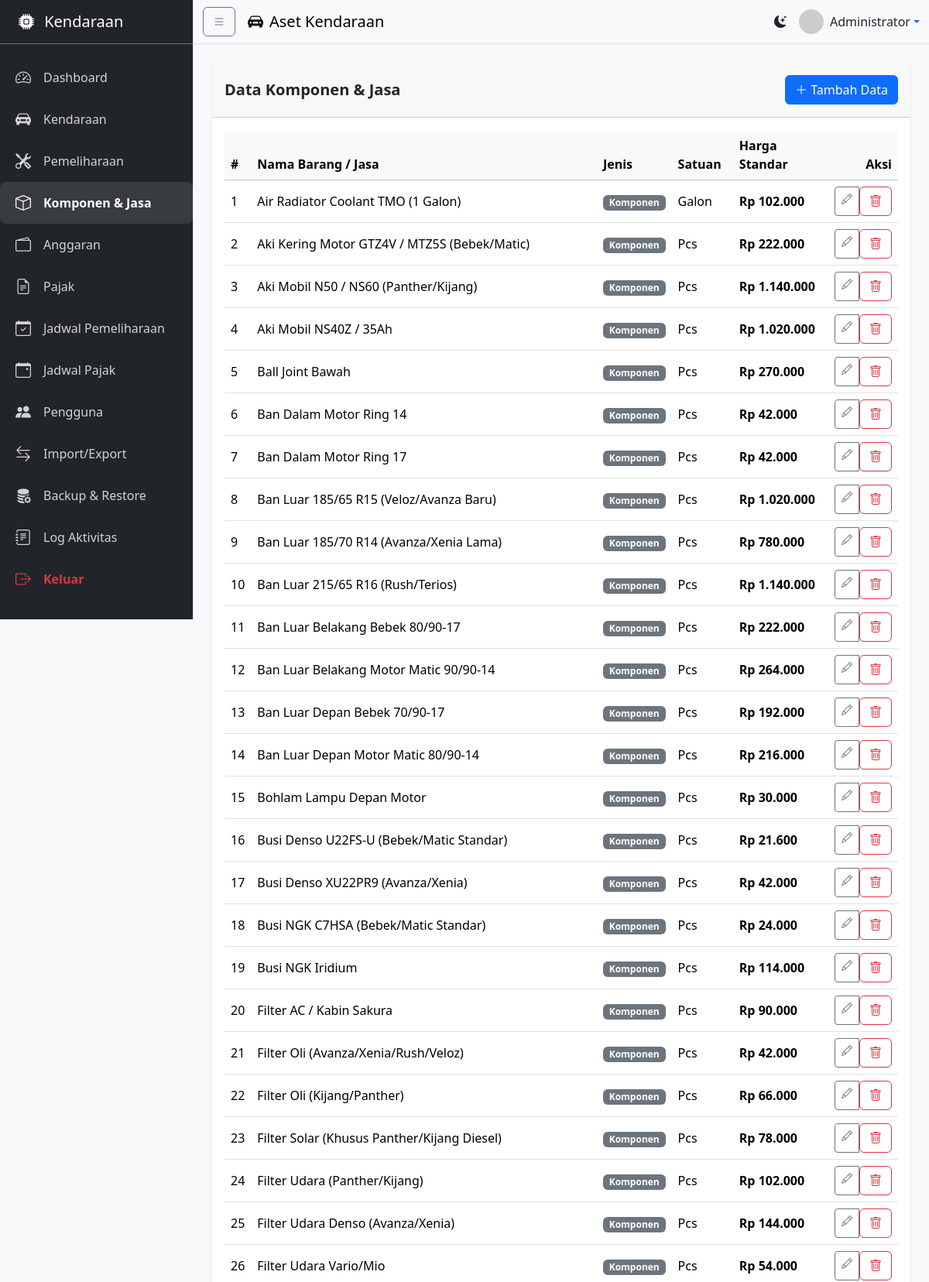
/komponen (signed in, upper part), run on the app's committed database.
### tables this page shows
CREATE TABLE `komponen` (
  `id` int(11) NOT NULL AUTO_INCREMENT,
  `nama` varchar(255) NOT NULL,
  `jenis` enum('komponen','jasa') NOT NULL DEFAULT 'komponen',
  `satuan` varchar(50) DEFAULT NULL,
  `harga` decimal(15,2) NOT NULL DEFAULT '0.00',
  PRIMARY KEY (`id`)
);

### app/core/Controller.php (called while the page is built, shortened)
<?php
class Controller {
    protected function render($view, $params = []) {
        include __DIR__ . '/../views/layouts/main.php';
    }
}

### app/controllers/KomponenController.php (called while the page is built, shortened)
<?php
class KomponenController extends Controller
{
    public function index()
    {
        $komponen = Komponen::all();
        $this->render('komponen/index', compact('komponen'));
    }
}

### app/core/Router.php (called while the page is built, shortened)
<?php
class Router {
    private $routes = ['GET'=>[], 'POST'=>[]];
    public function get($p,$h){ $this->routes['GET'][$p]=$h; }
    public function post($p,$h){ $this->routes['POST'][$p]=$h; }
    public function dispatch(){
        $m = $_SERVER['REQUEST_METHOD'];
        $r = $_GET['route'] ?? parse_url($_SERVER['REQUEST_URI'], PHP_URL_PATH);
        if(!$r) $r='/'; $r = rtrim($r,'/') ?: '/';
        $h = $this->routes[$m][$r] ?? null;
        [$c,$a] = explode('@',$h);
        $obj = new $class();
        return $obj->$a();
    }
}

### public/index.php (called while the page is built, shortened)
<?php
$router = new Router();
$router->get('/', 'DashboardController@index');
$router->get('/login', 'AuthController@login');
$router->post('/login', 'AuthController@doLogin');
$router->get('/logout', 'AuthController@logout');
$router->get('/vehicles', 'VehicleController@index');
$router->get('/vehicles/create', 'VehicleController@create');
$router->post('/vehicles/store', 'VehicleController@store');
$router->get('/vehicles/edit', 'VehicleController@edit');
$router->post('/vehicles/update', 'VehicleController@update');
$router->post('/vehicles/delete', 'VehicleController@delete');
$router->get('/vehicles/show', 'VehicleController@show');
$router->get('/maintenance', 'MaintenanceController@index');
$router->post('/maintenance/store', 'MaintenanceController@store');
$router->get('/maintenance/edit', 'MaintenanceController@edit');
$router->post('/maintenance/update', 'MaintenanceController@update');
$router->post('/maintenance/delete', 'MaintenanceController@delete');
$router->get('/maintenance/byVehicle', 'MaintenanceController@byVehicle');
$router->get('/maintenance/details', 'MaintenanceController@details');
$router->post('/maintenance/details/store', 'MaintenanceController@storeDetail');
$router->post('/maintenance/details/delete', 'MaintenanceController@deleteDetail');
$router->get('/maintenance/nota', 'MaintenanceController@nota');
$router->get('/komponen', 'KomponenController@index');
$router->post('/komponen/store', 'KomponenController@store');
$router->get('/komponen/edit', 'KomponenController@edit');
$router->post('/komponen/update', 'KomponenController@update');
$router->post('/komponen/delete', 'KomponenController@delete');
$router->get('/budget', 'BudgetController@index');
$router->get('/budget/edit', 'BudgetController@edit');
$router->post('/budget/update', 'BudgetController@update');
$router->get('/tax', 'TaxController@index');
$router->post('/tax/store', 'TaxController@store');
$router->get('/tax/edit', 'TaxController@edit');
$router->post('/tax/update', 'TaxController@update');
$router->post('/tax/delete', 'TaxController@delete');
$router->get('/tax/byVehicle', 'TaxController@byVehicle');
$router->get('/schedule/maintenance', 'ScheduleController@maintenance');
$router->post('/schedule/maintenance/store', 'ScheduleController@storeMaintenance');
$router->get('/schedule/maintenance/edit', 'ScheduleController@editMaintenance');
$router->post('/schedule/maintenance/update', 'ScheduleController@updateMaintenance');
$router->post('/schedule/maintenance/delete', 'ScheduleController@deleteMaintenance');
$router->get('/schedule/tax', 'ScheduleController@tax');
$router->post('/schedule/tax/store', 'ScheduleController@storeTax');
$router->get('/schedule/tax/edit', 'ScheduleController@editTax');
$router->post('/schedule/tax/update', 'ScheduleController@updateTax');
$router->post('/schedule/tax/delete', 'ScheduleController@deleteTax');
$router->post('/schedule/tax/complete', 'ScheduleController@completeTax');
$router->get('/schedule/tax/export', 'ScheduleController@exportTaxPdf');
$router->get('/users', 'UserController@index');
$router->post('/users/store', 'UserController@store');
$router->get('/users/edit', 'UserController@edit');
$router->post('/users/update', 'UserController@update');
$router->post('/users/delete', 'UserController@delete');
$router->get('/import', 'ImportExportController@index');
$router->post('/import/csv', 'ImportExportController@importCSV');
$router->get('/export/vehicles/csv', 'ImportExportController@exportVehiclesCSV');
$router->get('/export/vehicles/pdf', 'ImportExportController@exportVehiclesPDF');
$router->get('/backup', 'BackupController@index');
$router->get('/backup/run', 'BackupController@run');
$router->post('/restore/upload', 'BackupController@restore');
$router->get('/usage', 'UsageController@index');
$router->post('/usage/store', 'UsageController@store');
$router->get('/usage/byVehicle', 'UsageController@byVehicle');
$router->get('/usage/create', 'UsageController@create');
$router->get('/usage/edit', 'UsageController@edit');
$router->post('/usage/update', 'UsageController@update');
$router->post('/usage/delete', 'UsageController@delete');
$router->get('/logs', 'LogController@index');
$router->dispatch();

### app/core/Auth.php (called while the page is built, shortened)
<?php
class Auth {
    public static function check(){ return isset($_SESSION['user']); }
    public static function user(){ return $_SESSION['user'] ?? null; }
    public static function role(){ return $_SESSION['user']['role'] ?? 'guest'; }
}

### app/models/Komponen.php (called while the page is built, shortened)
<?php
class Komponen {
    public static function all() {
        $pdo = Database::getInstance()->pdo();
        return $pdo->query('SELECT * FROM komponen ORDER BY jenis, nama')->fetchAll();
    }
}

### app/views/komponen/index.php (the view, shortened to what this page needs)
<div class="row">
    <div class="col-12">
        <div class="card border-0 shadow-sm">
            <div class="card-header py-3 d-flex justify-content-between align-items-center">
                <h5 class="mb-0 fw-bold">Data Komponen & Jasa</h5>
                <?php if (Core\Auth::role() === 'admin'): ?>
                    <button class="btn btn-primary" type="button" data-bs-toggle="collapse" data-bs-target="#formInput"
                        aria-expanded="false">
                        <i class="bi bi-plus-lg"></i> Tambah Data
                    </button>
                <?php endif; ?>
            </div>
            <div class="card-body">
                <div class="table-responsive">
                    <table class="table table-hover align-middle">
                        <thead class="table-light">
                            <tr>
                                <th>#</th>
                                <th>Nama Barang / Jasa</th>
                                <th>Jenis</th>
                                <th>Satuan</th>
                                <th>Harga Standar</th>
                                <?php if (Core\Auth::role() === 'admin'): ?>
                                    <th class="text-end">Aksi</th>
                                <?php endif; ?>
                            </tr>
                        </thead>
                        <tbody>
                            <?php $no = 1;
                            foreach ($komponen as $k): ?>
                                <tr>
                                    <td>
                                        <?= $no++ ?>
                                    </td>
                                    <td>
                                        <?= htmlspecialchars($k['nama']) ?>
                                    </td>
                                    <td>
                                        <?php if ($k['jenis'] == 'jasa'): ?>
                                            <span class="badge bg-info">Jasa</span>
                                        <?php else: ?>
                                            <span class="badge bg-secondary">Komponen</span>
                                        <?php endif; ?>
                                    </td>
                                    <td>
                                        <?= htmlspecialchars($k['satuan'] ?? '-') ?>
                                    </td>
                                    <td class="fw-bold">Rp
                                        <?= number_format($k['harga'], 0, ',', '.') ?>
                                    </td>
                                    <?php if (Core\Auth::role() === 'admin'): ?>
                                        <td class="text-end">
                                            <div class="btn-group btn-group-sm">
                                                <a href="/komponen/edit?id=<?= $k['id'] ?>" class="btn btn-outline-secondary"
                                                    title="Edit">
                                                    <i class="bi bi-pencil"></i>
                                                </a>
                                                <form method="post" action="/komponen/delete" class="d-inline"
                                                    onsubmit="return confirm('Hapus data komponen ini?')">
                                                    <button class="btn btn-outline-danger" title="Hapus">
                                                        <i class="bi bi-trash"></i>
                                                    </button>
                                                </form>
                                            </div>
                                        </td>
                                    <?php endif; ?>
                                </tr>
                            <?php endforeach; ?>
                        </tbody>
                    </table>
                </div>
            </div>
        </div>
    </div>
</div>

### app/views/layouts/main.php (shortened to what this page needs)
<?php
$urlPath = parse_url($_SERVER['REQUEST_URI'], PHP_URL_PATH);
?>
<!doctype html>
<html lang="id">
<head>
  <link href="https://cdn.jsdelivr.net/npm/bootstrap@5.3.2/dist/css/bootstrap.min.css" rel="stylesheet">
  <link rel="stylesheet" href="<?= BASE_URL ?>/assets/css/app.css">
  <link rel="stylesheet" href="https://cdn.jsdelivr.net/npm/bootstrap-icons@1.11.4/font/bootstrap-icons.css">
</head>
<body data-bs-theme="light">
  <nav id="sidebar" class="bg-dark text-white border-end">
    <div class="sidebar-header p-3 border-bottom border-secondary">
      <h5 class="mb-0 px-2"><i class="bi bi-cpu-fill me-2"></i> <span>Kendaraan</span></h5>
    </div>
    <div class="nav flex-column py-3">
      <?php if (Auth::check()): ?>
        <a href="/" class="nav-link <?php echo $urlPath === '/' || $urlPath === '/index.php' ? 'active' : ''; ?>">
          <i class="bi bi-speedometer2 fs-5 me-3"></i> <span>Dashboard</span>
        </a>
        <a href="/vehicles" class="nav-link <?php echo $urlPath === '/vehicles' ? 'active' : ''; ?>">
          <i class="bi bi-car-front-fill fs-5 me-3"></i> <span>Kendaraan</span>
        </a>
        <a href="/maintenance" class="nav-link <?php echo $urlPath === '/maintenance' ? 'active' : ''; ?>">
          <i class="bi bi-tools fs-5 me-3"></i> <span>Pemeliharaan</span>
        </a>
        <a href="/komponen" class="nav-link <?php echo $urlPath === '/komponen' ? 'active' : ''; ?>">
          <i class="bi bi-box fs-5 me-3"></i> <span>Komponen & Jasa</span>
        </a>
        <a href="/budget" class="nav-link <?php echo $urlPath === '/budget' ? 'active' : ''; ?>">
          <i class="bi bi-wallet2 fs-5 me-3"></i> <span>Anggaran</span>
        </a>
        <a href="/tax" class="nav-link <?php echo $urlPath === '/tax' ? 'active' : ''; ?>">
          <i class="bi bi-file-earmark-text fs-5 me-3"></i> <span>Pajak</span>
        </a>
        <a href="/schedule/maintenance"
          class="nav-link <?php echo $urlPath === '/schedule/maintenance' ? 'active' : ''; ?>">
          <i class="bi bi-calendar-check fs-5 me-3"></i> <span>Jadwal Pemeliharaan</span>
        </a>
        <a href="/schedule/tax" class="nav-link <?php echo $urlPath === '/schedule/tax' ? 'active' : ''; ?>">
          <i class="bi bi-calendar-event fs-5 me-3"></i> <span>Jadwal Pajak</span>
        </a>
        <?php if (Auth::role() === 'admin'): ?>
          <a href="/users" class="nav-link <?php echo $urlPath === '/users' ? 'active' : ''; ?>">
            <i class="bi bi-people-fill fs-5 me-3"></i> <span>Pengguna</span>
          </a>
          <a href="/import" class="nav-link <?php echo $urlPath === '/import' ? 'active' : ''; ?>">
            <i class="bi bi-arrow-left-right fs-5 me-3"></i> <span>Import/Export</span>
          </a>
          <a href="/backup" class="nav-link <?php echo $urlPath === '/backup' ? 'active' : ''; ?>">
            <i class="bi bi-database-fill-gear fs-5 me-3"></i> <span>Backup & Restore</span>
          </a>
          <a href="/logs" class="nav-link <?php echo $urlPath === '/logs' ? 'active' : ''; ?>">
            <i class="bi bi-journal-text fs-5 me-3"></i> <span>Log Aktivitas</span>
          </a>
        <?php endif; ?>
        <a href="/logout" class="nav-link text-danger fw-bold">
          <i class="bi bi-box-arrow-right fs-5 me-3"></i> <span>Keluar</span>
        </a>
      <?php endif; ?>
    </div>
  </nav>
  <div id="main-content">
    <nav class="navbar navbar-expand-lg border-bottom bg-body-tertiary sticky-top">
      <div class="container-fluid">
        <button class="btn btn-outline-secondary me-3" id="sidebarToggle">
          <i class="bi bi-list"></i>
        </button>
        <a class="navbar-brand d-flex align-items-center" href="dashboard">
          <i class="d-none d-sm-inline bi bi-car-front-fill me-2"></i>
          <span class="d-none d-sm-inline">Aset Kendaraan</span>
        </a>
        <div class="ms-auto d-flex align-items-center">
          <button class="btn btn-link nav-link me-3" id="themeToggle">
            <i class="bi bi-moon-stars-fill" id="themeIcon"></i>
          </button>
          <?php
          $display_name = Auth::user()['name'] ?? 'User';
          ?>
          <div class="dropdown">
            <a href="#" class="d-flex align-items-center text-decoration-none dropdown-toggle" id="userMenu"
              data-bs-toggle="dropdown">
              <img src="https://ui-avatars.com/api/?name=<?= urlencode($display_name) ?>" alt="mdo" width="32"
                height="32" class="rounded-circle me-2">
              <span class="d-none d-md-inline text-body"><?= htmlspecialchars($display_name) ?></span>
            </a>
          </div>
        </div>
      </div>
    </nav>
    <div class="container-fluid p-4">
      <?php include $viewFile; ?>
    </div>
  </div>
</body>
</html>

### public/assets/css/app.css (style rules this page uses)
:root { --sidebar-width: 250px; --sidebar-collapsed-width: 70px; }
body { overflow-x: hidden; background-color: #f8f9fa; }
#sidebar { width: var(--sidebar-width); min-height: 100vh; transition: all 0.3s; position: fixed; z-index: 1000; }
#sidebar .nav-link { display: flex; align-items: center; white-space: nowrap; padding: 12px 20px; color: rgba(255, 255, 255, 0.8); }
#sidebar .nav .active { font-weight: bold; background-color: rgba(255, 255, 255, 0.1); color: #ffffff !important; }
#main-content { width: calc(100% - var(--sidebar-width)); margin-left: var(--sidebar-width); transition: all 0.3s; }
nav a.nav-link { border-radius: 0.5rem; }

### data on the page
komponen: nama "Air Radiator Coolant TMO (1 Galon)", jenis "Komponen", satuan "Galon", harga "102.000"
komponen: nama "Aki Kering Motor GTZ4V / MTZ5S (Bebek/Matic)", jenis "Komponen", satuan "Pcs", harga "222.000"
komponen: nama "Aki Mobil N50 / NS60 (Panther/Kijang)", jenis "Komponen", satuan "Pcs", harga "1.140.000"
komponen: nama "Aki Mobil NS40Z / 35Ah", jenis "Komponen", satuan "Pcs", harga "1.020.000"
komponen: nama "Ball Joint Bawah", jenis "Komponen", satuan "Pcs", harga "270.000"
komponen: nama "Ban Dalam Motor Ring 14", jenis "Komponen", satuan "Pcs", harga "42.000"
komponen: nama "Ban Dalam Motor Ring 17", jenis "Komponen", satuan "Pcs", harga "42.000"
komponen: nama "Ban Luar 185/65 R15 (Veloz/Avanza Baru)", jenis "Komponen", satuan "Pcs", harga "1.020.000"
komponen: nama "Ban Luar 185/70 R14 (Avanza/Xenia Lama)", jenis "Komponen", satuan "Pcs", harga "780.000"
komponen: nama "Ban Luar 215/65 R16 (Rush/Terios)", jenis "Komponen", satuan "Pcs", harga "1.140.000"
komponen: nama "Ban Luar Belakang Bebek 80/90-17", jenis "Komponen", satuan "Pcs", harga "222.000"
komponen: nama "Ban Luar Belakang Motor Matic 90/90-14", jenis "Komponen", satuan "Pcs", harga "264.000"
komponen: nama "Ban Luar Depan Bebek 70/90-17", jenis "Komponen", satuan "Pcs", harga "192.000"
komponen: nama "Ban Luar Depan Motor Matic 80/90-14", jenis "Komponen", satuan "Pcs", harga "216.000"
komponen: nama "Bohlam Lampu Depan Motor", jenis "Komponen", satuan "Pcs", harga "30.000"
komponen: nama "Busi Denso U22FS-U (Bebek/Matic Standar)", jenis "Komponen", satuan "Pcs", harga "21.600"
komponen: nama "Busi Denso XU22PR9 (Avanza/Xenia)", jenis "Komponen", satuan "Pcs", harga "42.000"
komponen: nama "Busi NGK C7HSA (Bebek/Matic Standar)", jenis "Komponen", satuan "Pcs", harga "24.000"
komponen: nama "Busi NGK Iridium", jenis "Komponen", satuan "Pcs", harga "114.000"
komponen: nama "Filter AC / Kabin Sakura", jenis "Komponen", satuan "Pcs", harga "90.000"
komponen: nama "Filter Oli (Avanza/Xenia/Rush/Veloz)", jenis "Komponen", satuan "Pcs", harga "42.000"
komponen: nama "Filter Oli (Kijang/Panther)", jenis "Komponen", satuan "Pcs", harga "66.000"
komponen: nama "Filter Solar (Khusus Panther/Kijang Diesel)", jenis "Komponen", satuan "Pcs", harga "78.000"
komponen: nama "Filter Udara (Panther/Kijang)", jenis "Komponen", satuan "Pcs", harga "102.000"
komponen: nama "Filter Udara Denso (Avanza/Xenia)", jenis "Komponen", satuan "Pcs", harga "144.000"
komponen: nama "Filter Udara Vario/Mio", jenis "Komponen", satuan "Pcs", harga "54.000"

### other printed values
$display_name "Administrator"
